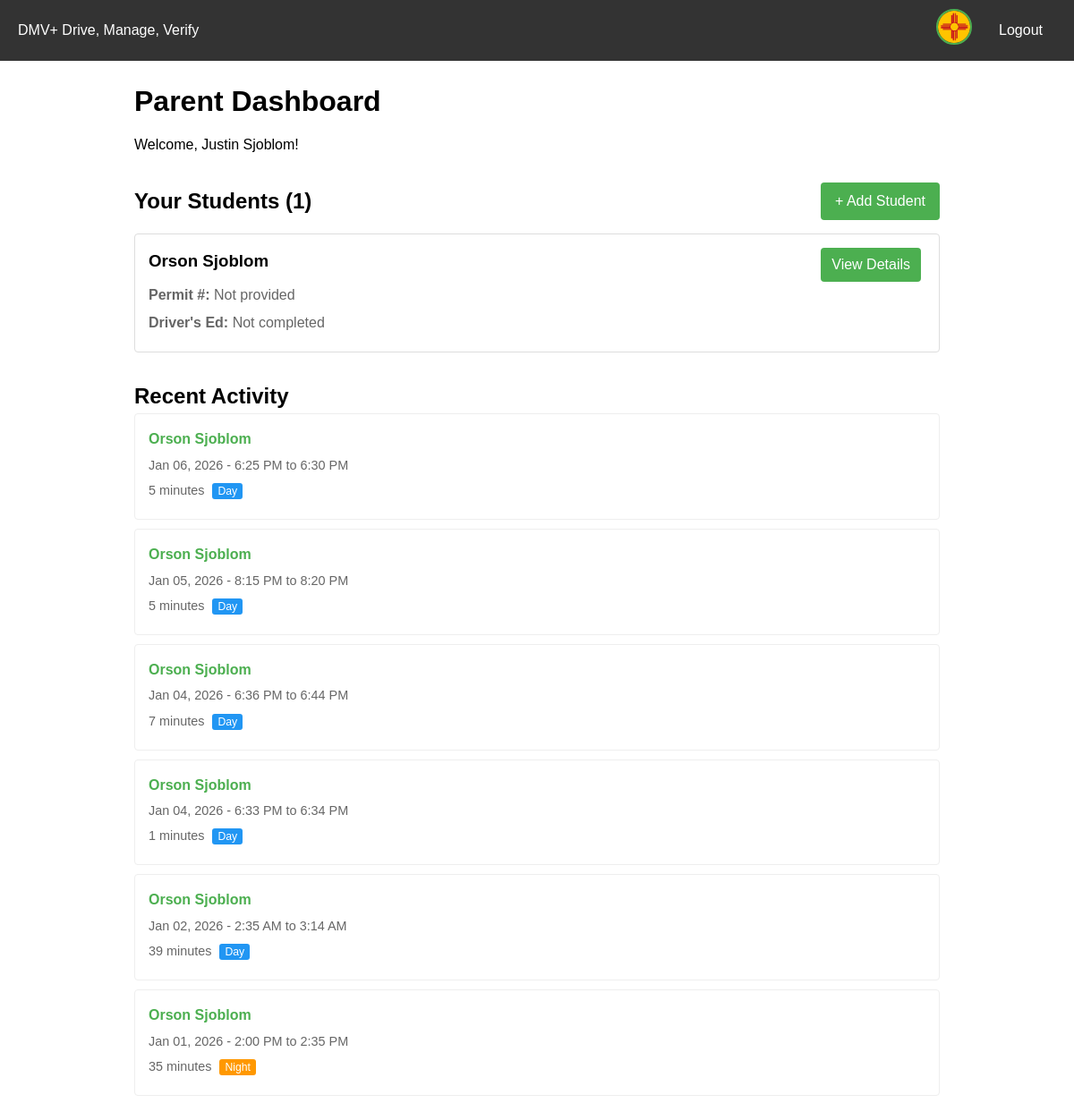
The app's page /parent/dashboard/ (signed in), older data.
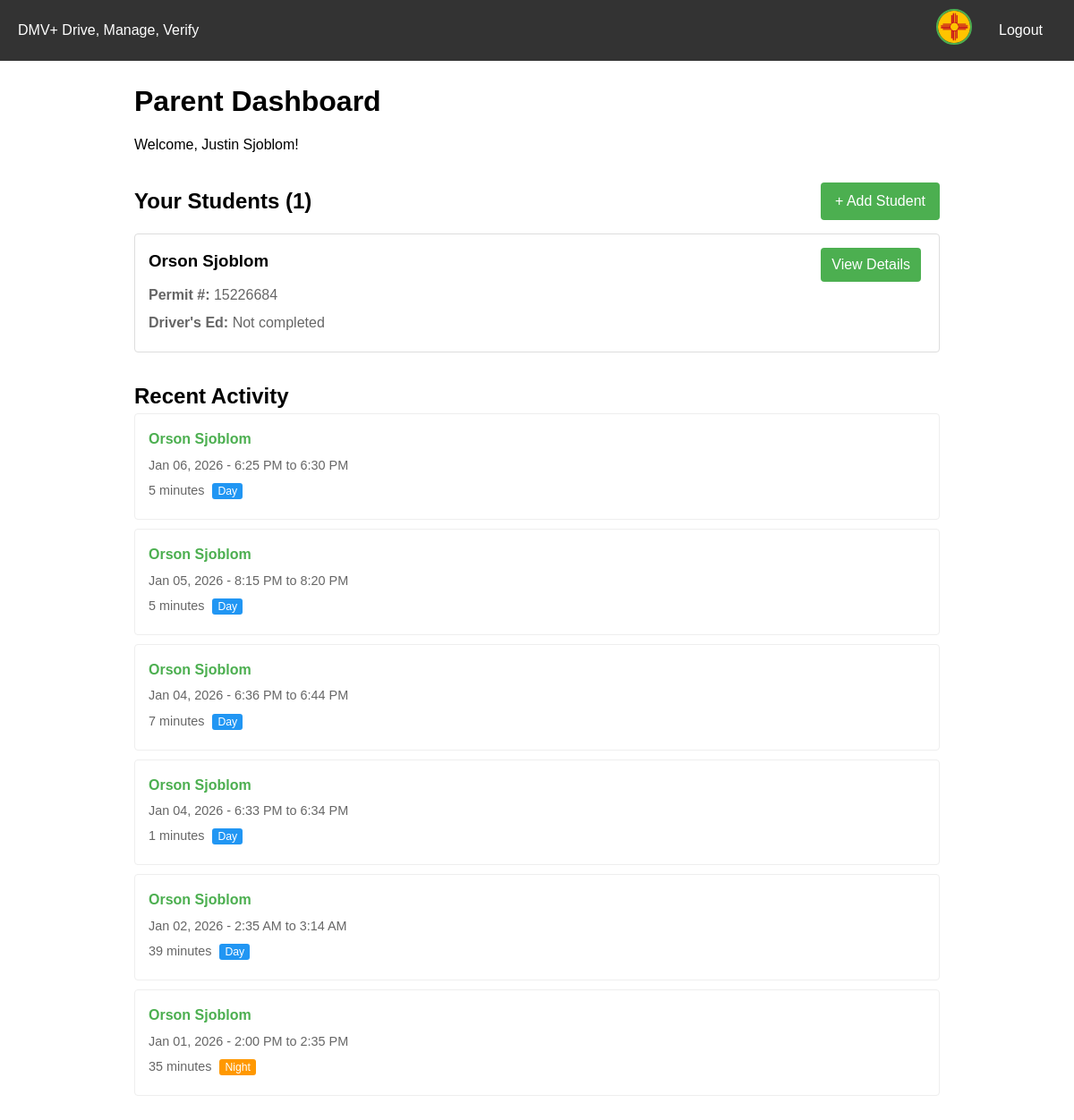
The same page, newer data.
### student/models/student_profile.py (models this page shows, shortened)
class StudentProfile(models.Model):
    user = models.OneToOneField(settings.AUTH_USER_MODEL, on_delete=models.CASCADE, null=True, blank=True, help_text="User account if student has claimed their profile.")
    first_name = models.CharField(max_length=100)
    last_name = models.CharField(max_length=100)
    permit_number = models.CharField(max_length=20, blank=True)
    photo = models.ImageField(upload_to="profile_photos/students/", blank=True, null=True)
    created_at = models.DateTimeField(auto_now_add=True)
    drivers_ed_date_completed = models.DateTimeField(blank=True, null=True)
    drivers_ed_completed = models.BooleanField(default=False)
    road_test_taken = models.DateTimeField(blank=True, null=True)
    road_test_passed = models.BooleanField(default=False)

### parent/views.py (the view)
# urls.py: path('dashboard/', views.parent_dashboard, name='parent_dashboard'),
@login_required
def parent_dashboard(request):
    if request.user.user_type != 'PARENT':
        raise PermissionDenied("Only parents can access this page.")
    try:
        parent_profile = ParentProfile.objects.get(user=request.user)
    except ParentProfile.DoesNotExist:
        messages.error(request, "Parent profile not found. Please contact support.")
        return redirect('dashboard')
    relationships = ParentStudentRelationship.objects.filter(
        parent=parent_profile
    ).select_related('student')
    students = [rel.student for rel in relationships]
    recent_trips = Trip.objects.filter(
        parent=parent_profile,
        student__in=students
    ).order_by('-start_time')[:10]
    context = {
        'parent_profile': parent_profile,
        'students': students,
        'student_count': len(students),
        'recent_trips': recent_trips,
    }
    return render(request, 'parent/dashboard.html', context)

### core/models/custom_user.py (called while the page is built)
    def get_full_name(self):
        full_name = f"{self.first_name} {self.last_name}"
        return full_name.strip()

### templates/parent/dashboard.html (shortened to what the changed rows need)
{% extends 'base.html' %}
{% block content %}
<div class="container" style="max-width: 900px;">
    <h1>Parent Dashboard</h1>
    <div class="dashboard-section" style="margin-top: 30px;">
        <div style="display: flex; justify-content: space-between; align-items: center; margin-bottom: 15px;">
            <h2 style="margin: 0;">Your Students ({{ student_count }})</h2>
        </div>
        {% if students %}
            <div class="student-list">
                {% for student in students %}
                    <div class="student-card" style="border: 1px solid #ddd; padding: 15px; margin-bottom: 15px; border-radius: 4px;">
                        <div style="display: flex; justify-content: space-between; align-items: start;">
                            <div>
                                <h3 style="margin: 0 0 10px 0;">
                                    {{ student.first_name }} {{ student.last_name }}
                                </h3>
                                <p style="margin: 5px 0; color: #666;">
                                    <strong>Permit #:</strong> {{ student.permit_number|default:"Not provided" }}
                                </p>
                                <p style="margin: 5px 0; color: #666;">
                                    <strong>Driver's Ed:</strong>
                                    {% if student.drivers_ed_completed %}
                                        ✓ Completed
                                    {% else %}
                                        Not completed
                                    {% endif %}
                                </p>
                            </div>
                            <div>
                                <a href="{% url 'view_student' student.id %}" style="display: inline-block; padding: 6px 12px; background-color: #4CAF50; color: white; text-decoration: none; border-radius: 4px; margin-right: 5px;">
                                    View Details
                                </a>
                            </div>
                        </div>
                    </div>
                {% endfor %}
            </div>
        {% endif %}
    </div>
    <div class="dashboard-section" style="margin-top: 30px;">
        <h2>Recent Activity</h2>
    </div>
</div>
{% endblock %}

Row changes from the older to the newer data that the page shows:
changed StudentProfile "Orson": permit_number "Not provided" → "15226684"
